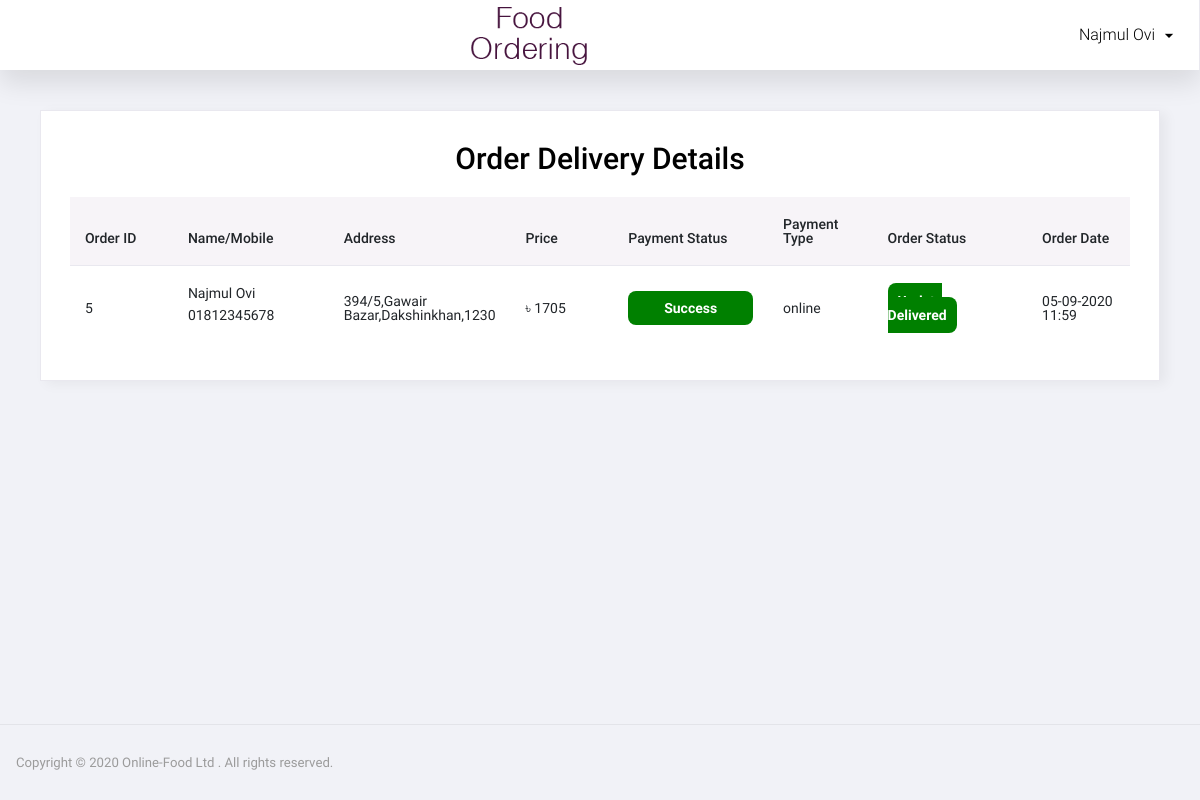
Page /delivery_boy/dashboard.php (signed in) on the committed database.
### tables this page shows
CREATE TABLE `order_master` (
  `id` int(11) NOT NULL,
  `user_id` int(11) NOT NULL,
  `name` varchar(100) NOT NULL,
  `email` varchar(100) NOT NULL,
  `mobile` varchar(50) NOT NULL,
  `address` text NOT NULL,
  `zip_code` varchar(10) NOT NULL,
  `total_price` float NOT NULL,
  `payment_type` varchar(20) NOT NULL,
  `delivery_boy_id` int(11) DEFAULT NULL,
  `payment_status` varchar(20) NOT NULL,
  `order_status` int(11) NOT NULL,
  `cancel_by` enum('User','Admin') DEFAULT NULL,
  `cancel_time` datetime DEFAULT NULL,
  `txnid` varchar(50) NOT NULL,
  `pay_id` varchar(50) NOT NULL,
  `online_payment_status` varchar(20) NOT NULL,
  `payment_method` varchar(50) NOT NULL,
  `coupon_id` int(11) NOT NULL,
  `coupon_code` varchar(20) NOT NULL,
  `coupon_value` varchar(50) NOT NULL,
  `added_on` datetime NOT NULL,
  `delivery_date` datetime DEFAULT NULL
);

### delivery_boy/dashboard.php (the view, shortened to what this page needs)
<?php
   include('../database.inc.php');
    $sql="SELECT order_master.*,order_status.status FROM order_master,order_status WHERE order_master.order_status=order_status.id AND order_master.delivery_boy_id='".$_SESSION['DELIVERY_BOY_ID']."' AND order_master.order_status!=4 ORDER BY order_master.id DESC";
    $res=mysqli_query($con,$sql);
?>
<!DOCTYPE html>
<html lang="en">
<head>
    <link rel="stylesheet" href="../admin/assets/css/materialdesignicons.min.css">
    <link rel="stylesheet" href="../admin/assets/css/vendor.bundle.base.css">
    <link rel="stylesheet" href="../admin/assets/css/dataTables.bootstrap4.css">
    <link rel="stylesheet" href="../admin/assets/css/style.css">
</head>
<body class="sidebar-light">
    <div class="container-scroller">
        <nav class="navbar col-lg-12 col-12 p-0 fixed-top d-flex flex-row">
            <div class="navbar-menu-wrapper d-flex align-items-stretch justify-content-between">
                <div class="text-center navbar-brand-wrapper d-flex align-items-center justify-content-center">
                    <a class="navbar-brand brand-logo" href="index.html"><img src="../admin/assets/images/logo.png" alt="logo" /></a>
                </div>
                <ul class="navbar-nav navbar-nav-right">
                    <li class="nav-item nav-profile dropdown">
                        <a class="nav-link dropdown-toggle" href="javascript:void(0)" data-toggle="dropdown" id="profileDropdown">
                            <span class="nav-profile-name"><?php echo $_SESSION['DELIVERY_BOY_NAME'];?></span>
                        </a>
                    </li>
                </ul>
            </div>
        </nav>
        <div class="container-fluid page-body-wrapper">
            <div class="main-panel" style="width:100%">
                <div class="content-wrapper">
                    <div class="card">
                        <div class="card-body">
                            <h1 class="grid_title" style="text-align:center">Order Delivery Details</h1>
                            <div class="row grid_box">
                                <div class="col-12">
                                    <div class="table-responsive">
                                        <table id="order-listing" class="table">
                                            <thead>
                                                <tr>
                                                    <th width="10%">Order ID</th>
                                                    <th width="15%">Name/Mobile</th>
                                                    <th width="15%">Address</th>
                                                    <th width="10%">Price</th>
                                                    <th width="15%">Payment Status</th>
                                                    <th width="10%">Payment Type</th>
                                                    <th width="15%">Order Status</th>
                                                    <th width="10%">Order Date</th>
                                                </tr>
                                            </thead>
                                            <tbody>
                                               <?php
                                                    if(mysqli_num_rows($res)>0) {
                                                       while($row=mysqli_fetch_assoc($res)){
                                                ?>
                                                            <tr>
                                                                <td><?php echo $row['id'];?></td>
                                                                <td>
                                                                    <p><?php echo $row['name'];?></p>
                                                                    <p><?php echo $row['mobile'];?></p>
                                                                </td>
                                                                <td><?php echo $row['address'].','.$row['zip_code'];?></td>
                                                                <td><?php echo '&#2547; '.$row['total_price'];?></td>
                                                                <td>
                                                                    <div class="payment_status payment_status_<?php echo $row['payment_status']?>"><?php echo ucfirst($row['payment_status']);?></div>
                                                                </td>
                                                                <td><?php echo $row['payment_type'];?></td>
                                                                <td>
                                                                    <a href="?set_order_id=<?php echo $row['id']?>" style="text-decoration:none;color:#fff;" class="order_status order_status_Delivered">Update Delivered</a>
                                                                </td>
                                                                <td>
                                                                    <?php
                                                                        $dateScond=strtotime($row['added_on']);
                                                                        echo date('d-m-Y h:i',$dateScond);
                                                                    ?>
                                                                </td>
                                                            </tr>
                                                <?php } } else { ?>
                                                    <td colspan="8" style="text-align:center;">No Data Found !</td>
                                                <?php } ?>
                                            </tbody>
                                        </table>
                                    </div>
                                </div>
                            </div>
                        </div>
                    </div>
                </div>
                <footer class="footer">
                    <div class="d-sm-flex justify-content-center justify-content-sm-between">
                        <span class="text-muted text-center text-sm-left d-block d-sm-inline-block">Copyright © 2020 Online-Food Ltd . All rights reserved.</span>
                    </div>
                </footer>
            </div>
        </div>
    </div>
</body>
</html>

### rows in the picture
order_master: id "5", name "Najmul Ovi", mobile "01812345678", address "394/5,Gawair Bazar,Dakshinkhan", zip_code "1230", total_price "1705", payment_status "Success", payment_type "online", added_on "05-09-2020 11:59"

### other values in the picture
$_SESSION['DELIVERY_BOY_NAME'] "Najmul Ovi"
